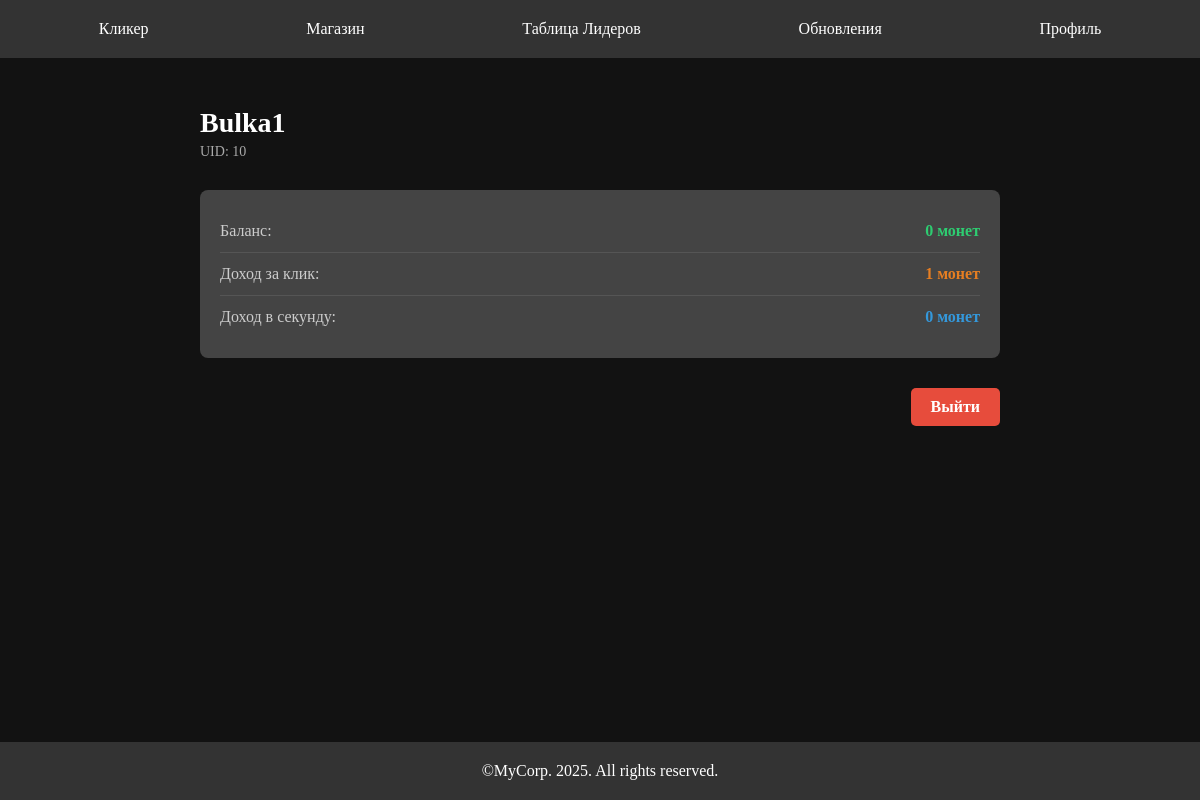
/profile/10/ (signed in), run on the app's committed database.
### clicker/models.py (models this page shows, shortened)
class Player(AbstractBaseUser):
    nickname = models.CharField(max_length=32, unique=True)
    password = models.CharField(max_length=128)
    money = models.IntegerField(blank=True, default=0)
    money_per_click = models.IntegerField(blank=True, default=1)
    money_per_sec = models.IntegerField(blank=True, default=0)
    last_update = models.DateTimeField(auto_now=True)
    clicks = models.IntegerField(default=0)
    objects = PlayerManager()
    USERNAME_FIELD = 'nickname'
    REQUIRED_FIELDS = []  # Добавляем обязательный атрибут
    def update_balance(self):
        now = timezone.now()
        delta_seconds = (now - self.last_update).total_seconds()
        balance = self.money_per_sec * delta_seconds
        self.money += int(round(balance))
        self.last_update = now
        self.save()

### clicker/views.py (the view)
# urls.py: path('profile/<int:player_id>/', views.profile, name='profile'),
@login_required
def profile(request, player_id):
    player = request.user
    player.update_balance()
    player = get_object_or_404(Player, id=player_id)
    return render(request, 'profile.html', {"player":player})

### templates/profile.html (shortened to what this page needs)
{% extends 'base.html' %}
{% block content %}
<div style="
    background: #121212;
    color: white;
    padding: 30px;
    box-sizing: border-box;
    flex: 1;
">
    <div style="max-width: 800px; margin: 0 auto 30px;">
        <h1 style="color: white; font-size: 28px; margin-bottom: 5px;">{{ player.nickname }}</h1>
        <p style="color: #aaaaaa; font-size: 14px; margin: 0;">UID: {{ player.id }}</p>
    </div>
    <div style="
        max-width: 800px;
        margin: 0 auto;
        background: #444444;
        border-radius: 8px;
        padding: 20px;
    ">
        <div style="display: flex; justify-content: space-between; padding: 12px 0; border-bottom: 1px solid #555;">
            <span style="color: #cccccc;">Баланс:</span>
            <span style="color: #2ecc71; font-weight: bold;">{{ player.money }} монет</span>
        </div>
        <div style="display: flex; justify-content: space-between; padding: 12px 0; border-bottom: 1px solid #555;">
            <span style="color: #cccccc;">Доход за клик:</span>
            <span style="color: #e67e22; font-weight: bold;">{{ player.money_per_click }} монет</span>
        </div>
        <div style="display: flex; justify-content: space-between; padding: 12px 0;">
            <span style="color: #cccccc;">Доход в секунду:</span>
            <span style="color: #3498db; font-weight: bold;">{{ player.money_per_sec }} монет</span>
        </div>
    </div>
    <div style="max-width: 800px; margin: 30px auto 0; text-align: right;">
        <a href="{% url 'logout' %}"
           style="display: inline-block;
                  padding: 10px 20px;
                  background: #e74c3c;
                  color: white;
                  text-decoration: none;
                  border-radius: 5px;
                  font-weight: bold;
                  transition: background 0.3s;"
           onmouseover="this.style.background='#c0392b'"
           onmouseout="this.style.background='#e74c3c'">
           Выйти
        </a>
    </div>
</div>
{% endblock content %}

### clicker/static/clicker/style.css (style rules this page uses)
* { box-sizing: border-box; }
html, body { height: 100%; margin: 0; background-color: #121212; color: #ffffff; }
body { display: flex; flex-direction: column; }

### data on the page
Player: nickname "Bulka1", id "10", money "0", money_per_click "1", money_per_sec "0"
